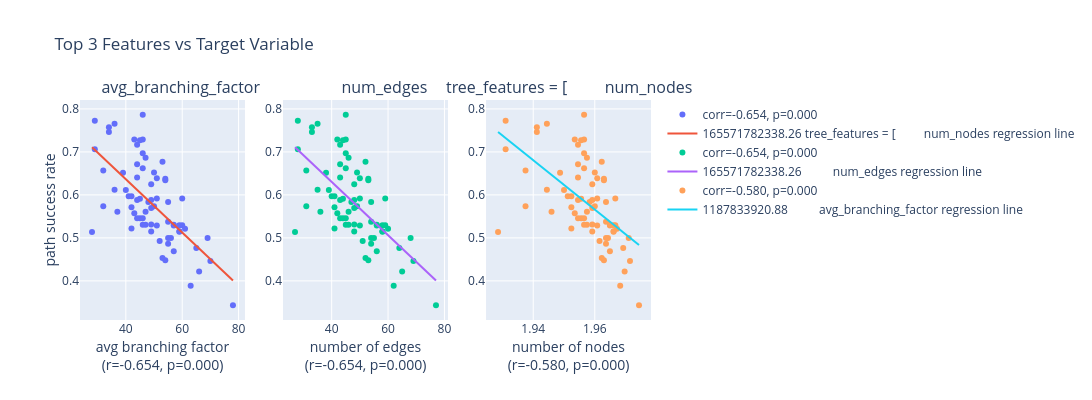

The cell this chart's notebook holds for it:
### Markdown cell above
#### Flow-Tree Features

### Code cell
tree_feature_str = """tree_features = [
        num_nodes,
        num_edges,
        depth,
        avg_degree,
        diameter,
        num_leaves,
        avg_path_length,
        avg_branching_factor,
        avg_clustering_coeff
    ]"""
run_evaluate_regression(flow_tree_features, accs, feature_str=tree_feature_str, axes=["avg branching factor", "number of edges", "number of nodes"])
